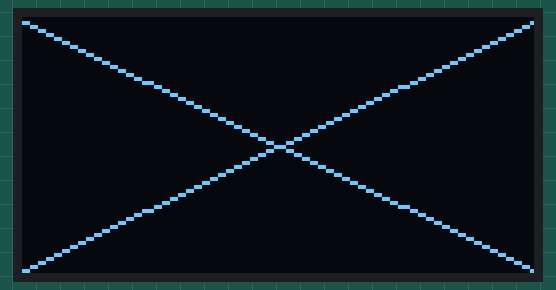
This sketch was run on a simulated ESP8266 (NodeMCU). On the bench: 128×64 one-colour display.

Above: at 0.18 s.
At 4.52 s:
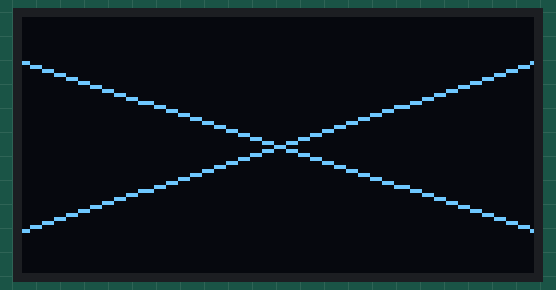
At 9.47 s:
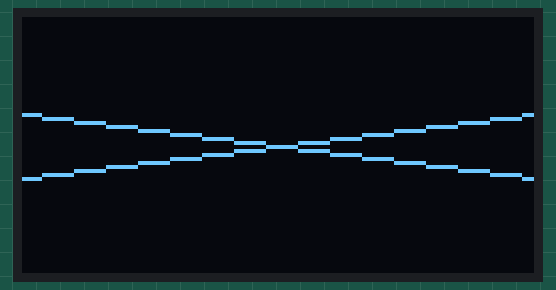
At 19.65 s:
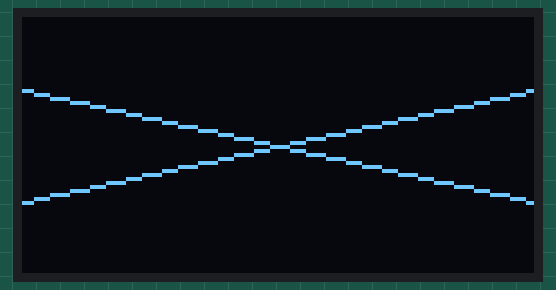
At 30.14 s:
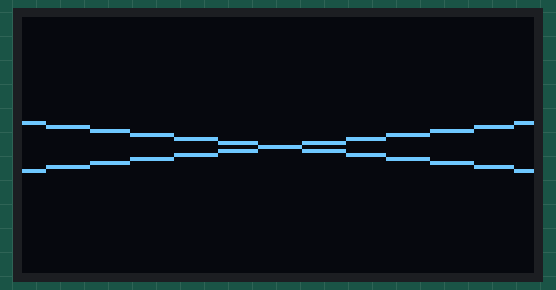
At 39.7 s:
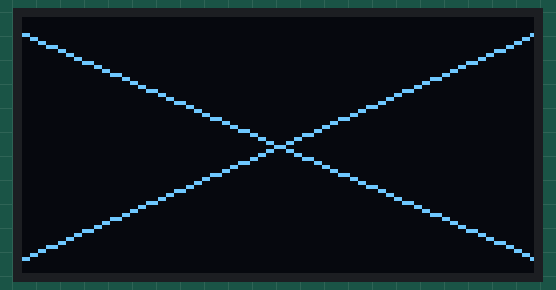

The sketch:

Exercise_05_02_Solution.ino
```cpp
#include <Wire.h>
#include "SSD1306Wire.h"

SSD1306Wire  display(0x3c, D3, D4);

// The y variable will be used to animate the lines
uint8_t y = 0;
// The direction changes, when y reaches either 0 or 64
sint8_t direction = 1;

void setup() {
  // Initialize the driver
  display.init();

  // Set the drawing color once
  display.setColor(WHITE);
}

void loop() {
  // Change the y value
  y = y + direction;
  if (y == 64) {
    // decrease y
    direction = -1;
  } else if (y == 0) {
    // increase y
    direction = 1;
  }
  // Clear the frame buffer
  display.clear();

  // Draw the lines by using the current y value
  display.drawLine(0, y, 128, 64 - y);
  display.drawLine(0, 64 - y, 128, y);

  // Write the frame buffer to the display.
  display.display();

}
```
